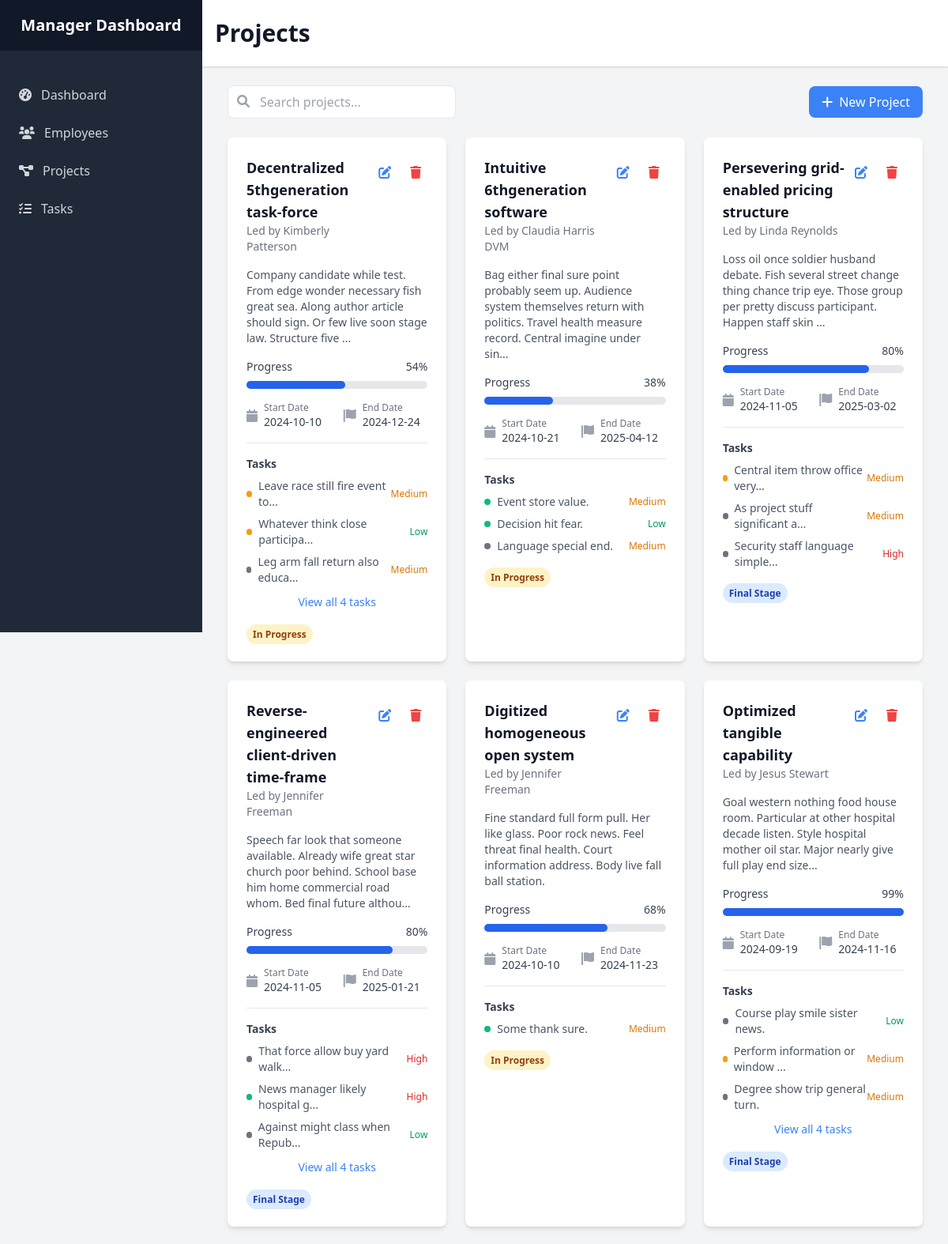
The app's page /projects (upper part) with its own data.
### app/models.py (models this page shows)
class Project(db.Model):
    id = db.Column(db.Integer, primary_key=True)
    title = db.Column(db.String(200), nullable=False)
    description = db.Column(db.Text)
    progress = db.Column(db.Integer, default=0)  # 0-100
    start_date = db.Column(db.DateTime, default=datetime.utcnow)
    end_date = db.Column(db.DateTime)
    employee_id = db.Column(db.Integer, db.ForeignKey('employee.id'))
    tasks = db.relationship('Task', backref='project', lazy=True)

class Employee(db.Model):
    id = db.Column(db.Integer, primary_key=True)
    name = db.Column(db.String(100), nullable=False)
    email = db.Column(db.String(120), unique=True, nullable=False)
    role = db.Column(db.String(100))
    department = db.Column(db.String(100))
    skills = db.Column(db.String(500))
    badge_level = db.Column(db.Integer, default=1)
    join_date = db.Column(db.DateTime, default=datetime.utcnow)
    projects = db.relationship('Project', backref='employee', lazy=True)
    tasks = db.relationship('Task', backref='employee', lazy=True)

class Task(db.Model):
    id = db.Column(db.Integer, primary_key=True)
    title = db.Column(db.String(200), nullable=False)
    description = db.Column(db.Text)
    status = db.Column(db.String(50), default='To Do')  # To Do, In Progress, Done
    priority = db.Column(db.String(50), default='Medium')  # Low, Medium, High
    due_date = db.Column(db.DateTime)
    created_at = db.Column(db.DateTime, default=datetime.utcnow)
    employee_id = db.Column(db.Integer, db.ForeignKey('employee.id'))
    project_id = db.Column(db.Integer, db.ForeignKey('project.id'))

### app/routes.py (the view)
@main.route('/projects')
def projects():
    projects = Project.query.all()
    return render_template('projects.html', projects=projects)

### app/templates/projects.html (shortened to what this page needs)
{% extends "base.html" %}
{% block header %}Projects{% endblock %}
{% block content %}
<div class="mb-6">
    <div class="flex justify-between items-center">
        <div class="relative">
            <input type="text"
                   class="search-input pl-10 pr-4 py-2 border rounded-lg focus:outline-none focus:ring-2 focus:ring-blue-500"
                   placeholder="Search projects...">
            <i class="fas fa-search absolute left-3 top-3 text-gray-400"></i>
        </div>
        <button class="bg-blue-500 text-white px-4 py-2 rounded-lg hover:bg-blue-600">
            <i class="fas fa-plus mr-2"></i>New Project
        </button>
    </div>
</div>
<div class="grid grid-cols-1 md:grid-cols-2 lg:grid-cols-3 gap-6">
    {% for project in projects %}
    <div class="bg-white rounded-lg shadow-md p-6 searchable-item card-hover">
        <div class="flex justify-between items-start mb-4">
            <div>
                <h3 class="text-lg font-semibold text-gray-900">{{ project.title }}</h3>
                <p class="text-sm text-gray-500">Led by {{ project.employee.name }}</p>
            </div>
            <div class="flex space-x-2">
                <button class="p-2 text-blue-500 hover:bg-blue-50 rounded-full">
                    <i class="fas fa-edit"></i>
                </button>
                <button class="p-2 text-red-500 hover:bg-red-50 rounded-full">
                    <i class="fas fa-trash"></i>
                </button>
            </div>
        </div>
        <p class="text-gray-600 text-sm mb-4">{{ project.description[:150] }}{% if project.description|length > 150 %}...{% endif %}</p>
        <div class="mb-4">
            <div class="flex justify-between items-center mb-2">
                <span class="text-sm font-medium text-gray-700">Progress</span>
                <span class="text-sm font-medium text-gray-700">{{ project.progress }}%</span>
            </div>
            <div class="w-full bg-gray-200 rounded-full h-2.5">
                <div class="bg-blue-600 h-2.5 rounded-full progress-bar"
                     style="width: {{ project.progress }}%"
                     data-progress="{{ project.progress }}"></div>
            </div>
        </div>
        <div class="grid grid-cols-2 gap-4 mb-4">
            <div class="flex items-center">
                <i class="fas fa-calendar text-gray-400 mr-2"></i>
                <div>
                    <p class="text-xs text-gray-500">Start Date</p>
                    <p class="text-sm text-gray-700">{{ project.start_date.strftime('%Y-%m-%d') }}</p>
                </div>
            </div>
            <div class="flex items-center">
                <i class="fas fa-flag text-gray-400 mr-2"></i>
                <div>
                    <p class="text-xs text-gray-500">End Date</p>
                    <p class="text-sm text-gray-700">{{ project.end_date.strftime('%Y-%m-%d') }}</p>
                </div>
            </div>
        </div>
        <div class="border-t pt-4">
            <h4 class="text-sm font-semibold text-gray-700 mb-2">Tasks</h4>
            <div class="space-y-2">
                {% for task in project.tasks[:3] %}
                <div class="flex items-center justify-between">
                    <div class="flex items-center">
                        <span class="w-2 h-2 rounded-full mr-2
                                   {% if task.status == 'Done' %}bg-green-500
                                   {% elif task.status == 'In Progress' %}bg-yellow-500
                                   {% else %}bg-gray-500{% endif %}"></span>
                        <span class="text-sm text-gray-600">{{ task.title[:30] }}{% if task.title|length > 30 %}...{% endif %}</span>
                    </div>
                    <span class="text-xs font-medium
                               {% if task.priority == 'High' %}text-red-600
                               {% elif task.priority == 'Medium' %}text-yellow-600
                               {% else %}text-green-600{% endif %}">
                        {{ task.priority }}
                    </span>
                </div>
                {% endfor %}
                {% if project.tasks|length > 3 %}
                <div class="text-center mt-2">
                    <button class="text-blue-500 text-sm hover:text-blue-600">
                        View all {{ project.tasks|length }} tasks
                    </button>
                </div>
                {% endif %}
            </div>
        </div>
        <div class="mt-4">
            <span class="px-2 py-1 text-xs font-semibold rounded-full
                        {% if project.progress == 100 %}bg-green-100 text-green-800
                        {% elif project.progress >= 75 %}bg-blue-100 text-blue-800
                        {% elif project.progress >= 25 %}bg-yellow-100 text-yellow-800
                        {% else %}bg-red-100 text-red-800{% endif %}">
                {{ 'Completed' if project.progress == 100
                   else 'Final Stage' if project.progress >= 75
                   else 'In Progress' if project.progress >= 25
                   else 'Initial Stage' }}
            </span>
        </div>
    </div>
    {% endfor %}
</div>
{% endblock %}

### app/static/css/style.css (style rules this page uses)
.progress-bar { transition: width 0.5s ease-in-out; }
.card-hover { transition: transform 0.2s ease-in-out, box-shadow 0.2s ease-in-out; }

### records on screen
Project: title "Decentralized 5thgeneration task-force", employee.name "Kimberly Patterson", description "Company candidate while test. From edge wonder necessary fish great sea. Along author article should sign. Or few live soon stage law. Structure five", progress "54", start_date "2024-10-10", end_date "2024-12-24", tasks|length "4", progress "In Progress"
Task: title "Leave race still fire event to", priority "Medium"
Task: title "Whatever think close participa", priority "Low"
Task: title "Leg arm fall return also educa", priority "Medium"
Project: title "Intuitive 6thgeneration software", employee.name "Claudia Harris DVM", description "Bag either final sure point probably seem up. Audience system themselves return with politics. Travel health measure record. Central imagine under sin", progress "38", start_date "2024-10-21", end_date "2025-04-12", progress "In Progress"
Task: title "Event store value.", priority "Medium"
Task: title "Decision hit fear.", priority "Low"
Task: title "Language special end.", priority "Medium"
Project: title "Persevering grid-enabled pricing structure", employee.name "Linda Reynolds", description "Loss oil once soldier husband debate. Fish several street change thing chance trip eye. Those group per pretty discuss participant. Happen staff skin", progress "80", start_date "2024-11-05", end_date "2025-03-02", progress "Final Stage"
Task: title "Central item throw office very", priority "Medium"
Task: title "As project stuff significant a", priority "Medium"
Task: title "Security staff language simple", priority "High"
Project: title "Reverse-engineered client-driven time-frame", employee.name "Jennifer Freeman", description "Speech far look that someone available. Already wife great star church poor behind. School base him home commercial road whom. Bed final future althou", progress "80", start_date "2024-11-05", end_date "2025-01-21", tasks|length "4", progress "Final Stage"
Task: title "That force allow buy yard walk", priority "High"
Task: title "News manager likely hospital g", priority "High"
Task: title "Against might class when Repub", priority "Low"
Project: title "Digitized homogeneous open system", employee.name "Jennifer Freeman", description "Fine standard full form pull. Her like glass. Poor rock news. Feel threat final health. Court information address. Body live fall ball station.", progress "68", start_date "2024-10-10", end_date "2024-11-23", progress "In Progress"
Task: title "Some thank sure.", priority "Medium"
Project: title "Optimized tangible capability", employee.name "Jesus Stewart", description "Goal western nothing food house room. Particular at other hospital decade listen. Style hospital mother oil star. Major nearly give full play end size", progress "99", start_date "2024-09-19", end_date "2024-11-16", tasks|length "4", progress "Final Stage"
Task: title "Course play smile sister news.", priority "Low"
Task: title "Perform information or window", priority "Medium"
Task: title "Degree show trip general turn.", priority "Medium"
